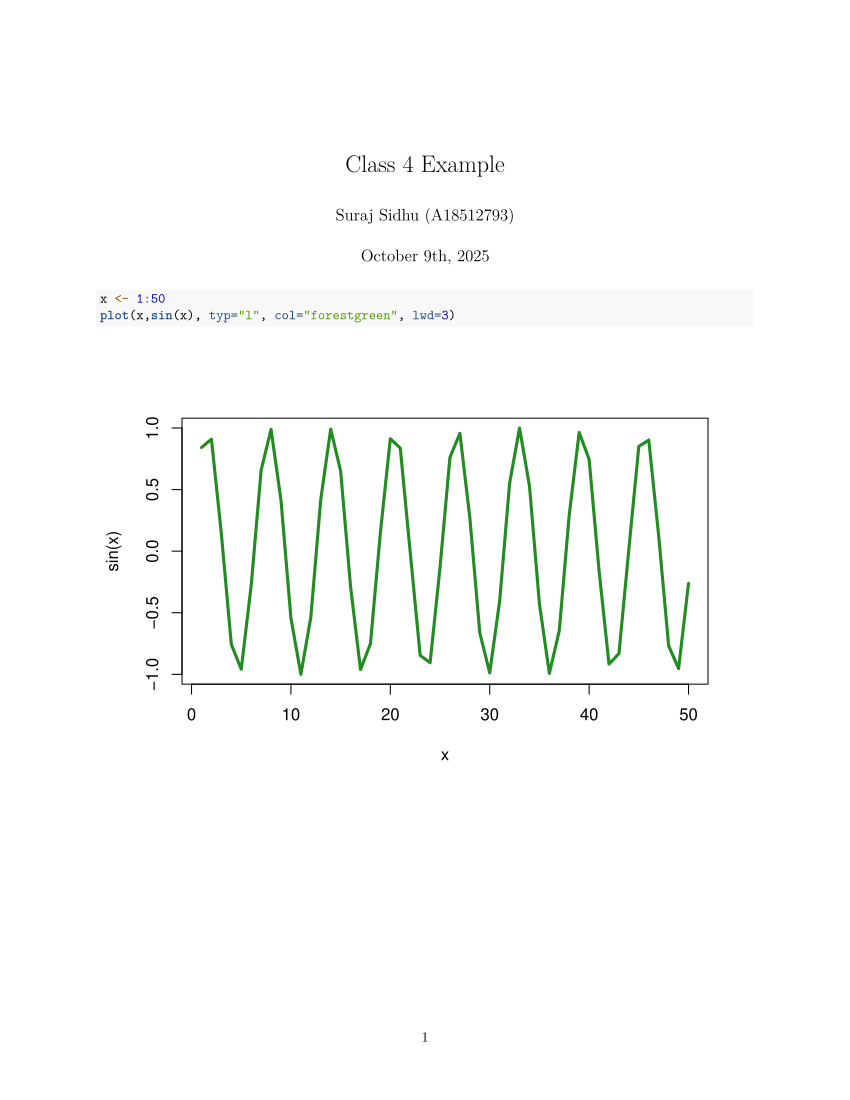

The script that drew this image:
#' ---
#' title: "Class 4 Example"
#' author: "Suraj Sidhu (A18512793)"
#' date: "October 9th, 2025"
#' ---
x <- 1:50
plot(x,sin(x), typ="l", col="forestgreen", lwd=3)

x <- 1:10
x[-1]
